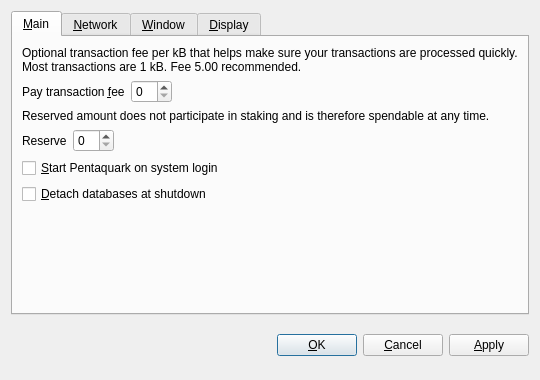
<?xml version="1.0" encoding="UTF-8"?>
<ui version="4.0">
 <class>OptionsDialog</class>
 <widget class="QDialog" name="OptionsDialog">
  <property name="geometry">
   <rect>
    <x>0</x>
    <y>0</y>
    <width>540</width>
    <height>380</height>
   </rect>
  </property>
  <property name="windowTitle">
   <string>Options</string>
  </property>
  <property name="modal">
   <bool>true</bool>
  </property>
  <layout class="QVBoxLayout" name="verticalLayout">
   <item>
    <widget class="QTabWidget" name="tabWidget">
     <property name="tabPosition">
      <enum>QTabWidget::North</enum>
     </property>
     <property name="currentIndex">
      <number>0</number>
     </property>
     <widget class="QWidget" name="tabMain">
      <attribute name="title">
       <string>&amp;Main</string>
      </attribute>
      <layout class="QVBoxLayout" name="verticalLayout_Main">
       <item>
        <widget class="QLabel" name="transactionFeeInfoLabel">
         <property name="text">
          <string>Optional transaction fee per kB that helps make sure your transactions are processed quickly. Most transactions are 1 kB. Fee 5.00 recommended.</string>
         </property>
         <property name="textFormat">
          <enum>Qt::PlainText</enum>
         </property>
         <property name="wordWrap">
          <bool>true</bool>
         </property>
        </widget>
       </item>
       <item>
        <layout class="QHBoxLayout" name="horizontalLayoutFee">
         <item>
          <widget class="QLabel" name="transactionFeeLabel">
           <property name="text">
            <string>Pay transaction &amp;fee</string>
           </property>
           <property name="textFormat">
            <enum>Qt::PlainText</enum>
           </property>
           <property name="buddy">
            <cstring>transactionFee</cstring>
           </property>
          </widget>
         </item>
         <item>
          <widget class="BitcoinAmountField" name="transactionFee"/>
         </item>
         <item>
          <spacer name="horizontalSpacerFee">
           <property name="orientation">
            <enum>Qt::Horizontal</enum>
           </property>
           <property name="sizeHint" stdset="0">
            <size>
             <width>40</width>
             <height>20</height>
            </size>
           </property>
          </spacer>
         </item>
        </layout>
       </item>
       <item>
        <widget class="QLabel" name="reserveBalanceInfoLabel">
         <property name="text">
          <string>Reserved amount does not participate in staking and is therefore spendable at any time.</string>
         </property>
         <property name="textFormat">
          <enum>Qt::PlainText</enum>
         </property>
         <property name="wordWrap">
          <bool>true</bool>
         </property>
        </widget>
       </item>
       <item>
        <layout class="QHBoxLayout" name="horizontalLayoutReserveBalance">
         <item>
          <widget class="QLabel" name="reserveBalanceLabel">
           <property name="text">
            <string>Reserve</string>
           </property>
           <property name="textFormat">
            <enum>Qt::PlainText</enum>
           </property>
           <property name="buddy">
            <cstring>reserveBalance</cstring>
           </property>
          </widget>
         </item>
         <item>
          <widget class="BitcoinAmountField" name="reserveBalance"/>
         </item>
         <item>
          <spacer name="horizontalSpacerReserveBalance">
           <property name="orientation">
            <enum>Qt::Horizontal</enum>
           </property>
           <property name="sizeHint" stdset="0">
            <size>
             <width>40</width>
             <height>20</height>
            </size>
           </property>
          </spacer>
         </item>
        </layout>
       </item>
       <item>
        <widget class="QCheckBox" name="bitcoinAtStartup">
         <property name="toolTip">
          <string>Automatically start Pentaquark after logging in to the system.</string>
         </property>
         <property name="text">
          <string>&amp;Start Pentaquark on system login</string>
         </property>
        </widget>
       </item>
       <item>
        <widget class="QCheckBox" name="detachDatabases">
         <property name="toolTip">
          <string>Detach block and address databases at shutdown. This means they can be moved to another data directory, but it slows down shutdown. The wallet is always detached.</string>
         </property>
         <property name="text">
          <string>&amp;Detach databases at shutdown</string>
         </property>
        </widget>
       </item>
       <item>
        <spacer name="verticalSpacer_Main">
         <property name="orientation">
          <enum>Qt::Vertical</enum>
         </property>
         <property name="sizeHint" stdset="0">
          <size>
           <width>20</width>
           <height>40</height>
          </size>
         </property>
        </spacer>
       </item>
      </layout>
     </widget>
     <widget class="QWidget" name="tabNetwork">
      <attribute name="title">
       <string>&amp;Network</string>
      </attribute>
      <layout class="QVBoxLayout" name="verticalLayout_Network">
       <item>
        <widget class="QCheckBox" name="mapPortUpnp">
         <property name="toolTip">
          <string>Automatically open the Pentaquark client port on the router. This only works when your router supports UPnP and it is enabled.</string>
         </property>
         <property name="text">
          <string>Map port using &amp;UPnP</string>
         </property>
        </widget>
       </item>
       <item>
        <widget class="QCheckBox" name="connectSocks">
         <property name="toolTip">
          <string>Connect to the Pentaquark network through a SOCKS proxy (e.g. when connecting through Tor).</string>
         </property>
         <property name="text">
          <string>&amp;Connect through SOCKS proxy:</string>
         </property>
        </widget>
       </item>
       <item>
        <layout class="QHBoxLayout" name="horizontalLayout_Network">
         <item>
          <widget class="QLabel" name="proxyIpLabel">
           <property name="text">
            <string>Proxy &amp;IP:</string>
           </property>
           <property name="textFormat">
            <enum>Qt::PlainText</enum>
           </property>
           <property name="buddy">
            <cstring>proxyIp</cstring>
           </property>
          </widget>
         </item>
         <item>
          <widget class="QValidatedLineEdit" name="proxyIp">
           <property name="maximumSize">
            <size>
             <width>140</width>
             <height>16777215</height>
            </size>
           </property>
           <property name="toolTip">
            <string>IP address of the proxy (e.g. 127.0.0.1)</string>
           </property>
          </widget>
         </item>
         <item>
          <widget class="QLabel" name="proxyPortLabel">
           <property name="text">
            <string>&amp;Port:</string>
           </property>
           <property name="textFormat">
            <enum>Qt::PlainText</enum>
           </property>
           <property name="buddy">
            <cstring>proxyPort</cstring>
           </property>
          </widget>
         </item>
         <item>
          <widget class="QLineEdit" name="proxyPort">
           <property name="maximumSize">
            <size>
             <width>55</width>
             <height>16777215</height>
            </size>
           </property>
           <property name="toolTip">
            <string>Port of the proxy (e.g. 9050)</string>
           </property>
          </widget>
         </item>
         <item>
          <widget class="QLabel" name="socksVersionLabel">
           <property name="text">
            <string>SOCKS &amp;Version:</string>
           </property>
           <property name="textFormat">
            <enum>Qt::PlainText</enum>
           </property>
           <property name="buddy">
            <cstring>socksVersion</cstring>
           </property>
          </widget>
         </item>
         <item>
          <widget class="QValueComboBox" name="socksVersion">
           <property name="toolTip">
            <string>SOCKS version of the proxy (e.g. 5)</string>
           </property>
          </widget>
         </item>
         <item>
          <spacer name="horizontalSpacer_Network">
           <property name="orientation">
            <enum>Qt::Horizontal</enum>
           </property>
           <property name="sizeHint" stdset="0">
            <size>
             <width>40</width>
             <height>20</height>
            </size>
           </property>
          </spacer>
         </item>
        </layout>
       </item>
       <item>
        <spacer name="verticalSpacer_Network">
         <property name="orientation">
          <enum>Qt::Vertical</enum>
         </property>
         <property name="sizeHint" stdset="0">
          <size>
           <width>20</width>
           <height>40</height>
          </size>
         </property>
        </spacer>
       </item>
      </layout>
     </widget>
     <widget class="QWidget" name="tabWindow">
      <attribute name="title">
       <string>&amp;Window</string>
      </attribute>
      <layout class="QVBoxLayout" name="verticalLayout_Window">
       <item>
        <widget class="QCheckBox" name="minimizeToTray">
         <property name="toolTip">
          <string>Show only a tray icon after minimizing the window.</string>
         </property>
         <property name="text">
          <string>&amp;Minimize to the tray instead of the taskbar</string>
         </property>
        </widget>
       </item>
       <item>
        <widget class="QCheckBox" name="minimizeOnClose">
         <property name="toolTip">
          <string>Minimize instead of exit the application when the window is closed. When this option is enabled, the application will be closed only after selecting Quit in the menu.</string>
         </property>
         <property name="text">
          <string>M&amp;inimize on close</string>
         </property>
        </widget>
       </item>
       <item>
        <spacer name="verticalSpacer_Window">
         <property name="orientation">
          <enum>Qt::Vertical</enum>
         </property>
         <property name="sizeHint" stdset="0">
          <size>
           <width>20</width>
           <height>40</height>
          </size>
         </property>
        </spacer>
       </item>
      </layout>
     </widget>
     <widget class="QWidget" name="tabDisplay">
      <attribute name="title">
       <string>&amp;Display</string>
      </attribute>
      <layout class="QVBoxLayout" name="verticalLayout_Display">
       <item>
        <layout class="QHBoxLayout" name="horizontalLayout_1_Display">
         <item>
          <widget class="QLabel" name="langLabel">
           <property name="text">
            <string>User Interface &amp;language:</string>
           </property>
           <property name="textFormat">
            <enum>Qt::PlainText</enum>
           </property>
           <property name="buddy">
            <cstring>lang</cstring>
           </property>
          </widget>
         </item>
         <item>
          <widget class="QValueComboBox" name="lang">
           <property name="toolTip">
            <string>The user interface language can be set here. This setting will take effect after restarting Pentaquark.</string>
           </property>
          </widget>
         </item>
        </layout>
       </item>
       <item>
        <layout class="QHBoxLayout" name="horizontalLayout_2_Display">
         <item>
          <widget class="QLabel" name="unitLabel">
           <property name="text">
            <string>&amp;Unit to show amounts in:</string>
           </property>
           <property name="textFormat">
            <enum>Qt::PlainText</enum>
           </property>
           <property name="buddy">
            <cstring>unit</cstring>
           </property>
          </widget>
         </item>
         <item>
          <widget class="QValueComboBox" name="unit">
           <property name="toolTip">
            <string>Choose the default subdivision unit to show in the interface and when sending coins.</string>
           </property>
          </widget>
         </item>
        </layout>
       </item>
       <item>
        <widget class="QCheckBox" name="displayAddresses">
         <property name="toolTip">
          <string>Whether to show Pentaquark addresses in the transaction list or not.</string>
         </property>
         <property name="text">
          <string>&amp;Display addresses in transaction list</string>
         </property>
        </widget>
       </item>
       <item>
        <widget class="QCheckBox" name="coinControlFeatures">
         <property name="toolTip">
          <string>Whether to show coin control features or not.</string>
         </property>
         <property name="text">
          <string>Display coin &amp;control features (experts only!)</string>
         </property>
        </widget>
       </item>
       <item>
        <spacer name="verticalSpacer_Display">
         <property name="orientation">
          <enum>Qt::Vertical</enum>
         </property>
         <property name="sizeHint" stdset="0">
          <size>
           <width>20</width>
           <height>40</height>
          </size>
         </property>
        </spacer>
       </item>
      </layout>
     </widget>
    </widget>
   </item>
   <item>
    <layout class="QHBoxLayout" name="horizontalLayout_Buttons">
     <item>
      <spacer name="horizontalSpacer_1">
       <property name="orientation">
        <enum>Qt::Horizontal</enum>
       </property>
       <property name="sizeHint" stdset="0">
        <size>
         <width>40</width>
         <height>48</height>
        </size>
       </property>
      </spacer>
     </item>
     <item>
      <widget class="QLabel" name="statusLabel">
       <property name="font">
        <font>
         <weight>75</weight>
         <bold>true</bold>
        </font>
       </property>
       <property name="text">
        <string/>
       </property>
       <property name="textFormat">
        <enum>Qt::PlainText</enum>
       </property>
       <property name="wordWrap">
        <bool>true</bool>
       </property>
      </widget>
     </item>
     <item>
      <spacer name="horizontalSpacer_2">
       <property name="orientation">
        <enum>Qt::Horizontal</enum>
       </property>
       <property name="sizeHint" stdset="0">
        <size>
         <width>40</width>
         <height>48</height>
        </size>
       </property>
      </spacer>
     </item>
     <item>
      <widget class="QPushButton" name="okButton">
       <property name="text">
        <string>&amp;OK</string>
       </property>
      </widget>
     </item>
     <item>
      <widget class="QPushButton" name="cancelButton">
       <property name="text">
        <string>&amp;Cancel</string>
       </property>
       <property name="autoDefault">
        <bool>false</bool>
       </property>
      </widget>
     </item>
     <item>
      <widget class="QPushButton" name="applyButton">
       <property name="text">
        <string>&amp;Apply</string>
       </property>
       <property name="autoDefault">
        <bool>false</bool>
       </property>
      </widget>
     </item>
    </layout>
   </item>
  </layout>
 </widget>
 <customwidgets>
  <customwidget>
   <class>BitcoinAmountField</class>
   <extends>QSpinBox</extends>
   <header>bitcoinamountfield.h</header>
  </customwidget>
  <customwidget>
   <class>QValueComboBox</class>
   <extends>QComboBox</extends>
   <header>qvaluecombobox.h</header>
  </customwidget>
  <customwidget>
   <class>QValidatedLineEdit</class>
   <extends>QLineEdit</extends>
   <header>qvalidatedlineedit.h</header>
  </customwidget>
 </customwidgets>
 <resources/>
 <connections/>
</ui>
